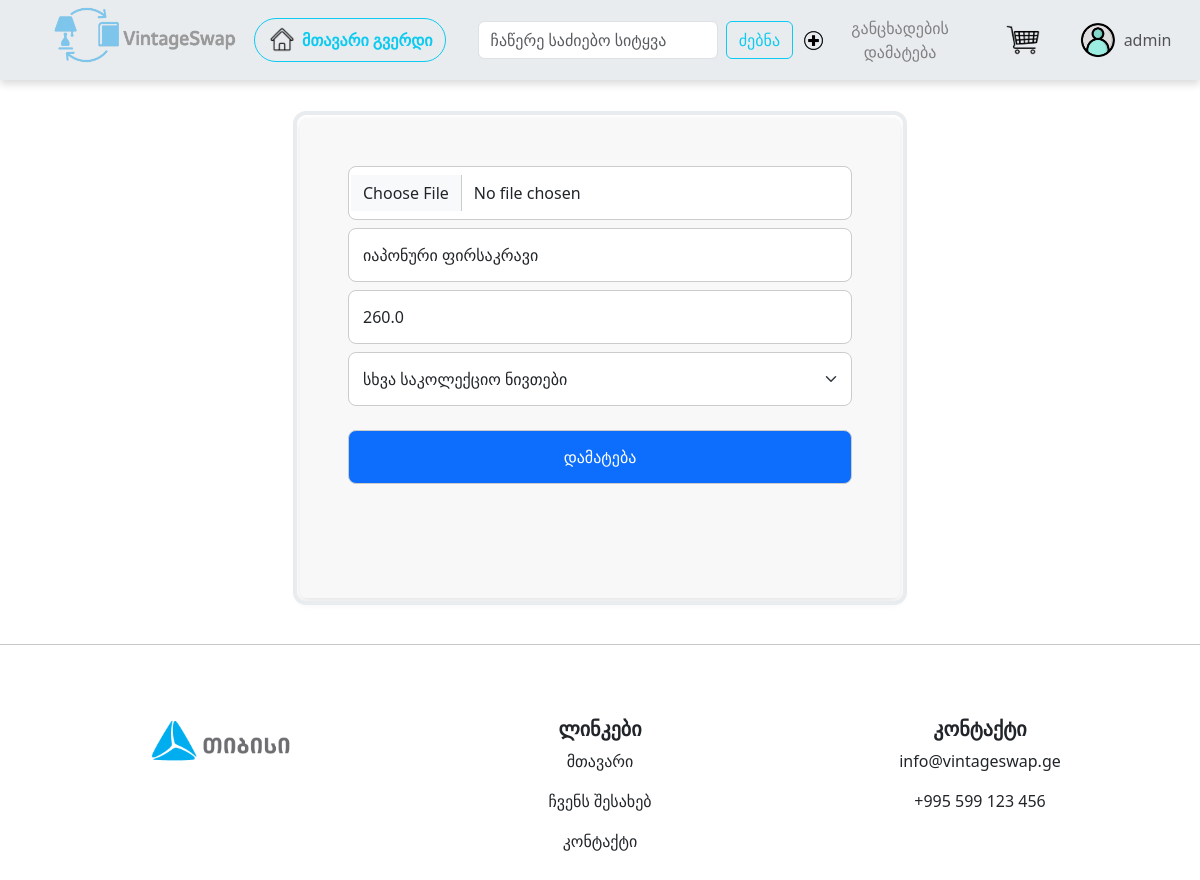
Page /edit_product/1 (signed in) on the committed database.
### models.py (models this page shows, shortened)
class User(db.Model, UserMixin):
    __tablename__ = 'users'
    id = db.Column(db.Integer, primary_key=True)
    username = db.Column(db.String(150), unique=True, nullable=False)
    password_hash = db.Column(db.String(128), nullable=False)
    profile_img = db.Column(db.String(100))
    birthday = db.Column(db.Date)
    role = db.Column(db.String(50), default='User')
    @property
    def password(self):
        raise AttributeError("Password is write-only")

class Product(db.Model):
    __tablename__ = "products"
    id = db.Column(db.Integer, primary_key=True)
    name = db.Column(db.String(100), nullable=False)
    price = db.Column(db.Float, nullable=False)
    img = db.Column(db.String(100))
    category = db.Column(db.String(100))
    comments = db.relationship('Comment', back_populates='product', cascade="all, delete-orphan")

### routes.py (the view, shortened to what this page needs)
@app.route("/edit_product/<int:product_id>", methods=["GET", "POST"])
@login_required
def edit_product(product_id):
    product = Product.query.get_or_404(product_id)
    form = ProductForm(obj=product)
    return render_template("create_product.html", form=form)

### forms.py
class ProductForm(FlaskForm):
    img = FileField('სურათი', validators=[
        FileAllowed(['jpg', 'jpeg', 'png'], 'მხოლოდ სურათების ატვირთვაა შესაძლებელი!')
    ])
    name = StringField('დასახელება', validators=[DataRequired()])
    price = FloatField('ფასი', validators=[DataRequired()])
    category = SelectField('კატეგორია', choices=[
        ('მარკები', 'მარკები'),
        ('ფოტოაპარატები', 'ფოტოაპარატები'),
        ('ტანსაცმელი', 'ტანსაცმელი'),
        ('კასეტები', 'კასეტები'),
        ('წიგნები', 'წიგნები'),
        ('საათები', 'საათები'),
        ('სხვა საკოლექციო ნივთები', 'სხვა საკოლექციო ნივთები')
    ], validators=[DataRequired()])
    submit = SubmitField('დამატება')

### models.py (called while the page is built)
@login_manager.user_loader
def load_user(user_id):
    return User.query.get(user_id)

### templates/create_product.html (shortened to what this page needs)
{% extends "base.html" %}
{% block container %}
<div class="row">
    <div class="create-box">
        <form method="post" enctype="multipart/form-data" class="col p-5">
            <div class="row">
                {{ form.img(class="form-control", accept="image/png, image/jpeg") }}
            </div>
            <div class="row mt-2">
                {{ form.name(class="form-control", placeholder=form.name.label.text) }}
            </div>
            <div class="row mt-2">
                {{ form.price(class="form-control", placeholder=form.price.label.text) }}
            </div>
            <div class="row mt-2">
                {{ form.category(class="form-select") }}
            </div>
            <div class="row mt-4">
                {{ form.submit(class="btn btn-primary") }}
            </div>
        </form>
    </div>
</div>
{% endblock %}

### templates/base.html (shortened to what this page needs)
<!DOCTYPE html>
<html lang="ka">
<head>
    <link href="https://cdn.jsdelivr.net/npm/bootstrap@5.3.7/dist/css/bootstrap.min.css" rel="stylesheet"
/>
    <link rel="stylesheet" href="{{ url_for('static', filename='style.css') }}"/>
</head>
<body>
<nav class="navbar navbar-expand-lg bg-body-secondary shadow-navbar">
    <div class="container">
        <a class="navbar-brand" href="{{ url_for('home') }}">
            <img src="{{ url_for('static', filename='images/vintageswap.jpg') }}" alt="VintageSwap Logo"
                 style="height: 60px; margin-top: -10px;"/>
        </a>
        <a class="navbar-brand" href="{{ url_for('home') }}">
            <button class="btn btn-outline-info rounded-pill d-flex align-items-center">
                <img src="{{ url_for('static', filename='images/home.jpg') }}" alt="Home Icon"
                     style="height: 30px; border-radius: 20px; margin-right: 5px;"/>
                <b>მთავარი გვერდი</b>
            </button>
        </a>
        <div class="collapse navbar-collapse justify-content-between" id="navbarSupportedContent">
            <form class="d-flex ms-lg-3 mb-3 mb-lg-0" role="search" style="width: 350px;">
                <input class="form-control me-2" type="search" placeholder="ჩაწერე საძიებო სიტყვა"
                       aria-label="Search"/>
                <button class="btn btn-outline-info" type="submit">ძებნა</button>
            </form>
            <ul class="navbar-nav mb-2 mb-lg-0 d-flex flex-row gap-4 align-items-center">
                <li class="nav-item">
                    <a class="nav-link btn btn-sm btn-outline-info d-flex align-items-center gap-2"
                       href="{{ url_for('create_product') }}" style="color: gray;">
                        <img src="{{ url_for('static', filename='images/icon.jpg') }}" alt="Add Listing Icon"
                             style="height: 25px;"/>
                        განცხადების დამატება
                    </a>
                </li>
                <li class="nav-item">
                    <a class="nav-link active" href="/cart">
                        <img src="{{ url_for('static', filename='images/iconn.jpg') }}" alt="Some Icon"
                             style="height: 30px;"/>
                    </a>
                </li>
                <li class="nav-item">
                    {% if current_user.is_authenticated %}
                    <a class="nav-link btn btn-light d-flex align-items-center gap-2"
                       href="{{ url_for('profile') }}">
                        {% if current_user.profile_img %}
                        <img src="{{ url_for('static', filename='images/' + current_user.profile_img) }}"
                             alt="Profile Image"
                             style="height: 36px; width: 36px; border-radius: 50%; object-fit: cover;"/>
                        {% else %}
                        <img src="{{ url_for('static', filename='images/profile.jpg') }}" alt="Default Profile"
                             style="height: 36px; width: 36px; border-radius: 50%; object-fit: cover;"/>
                        {% endif %}
                        {{ current_user.username }}
                    </a>
                    {% else %}
                    <a class="nav-link btn btn-light d-flex align-items-center gap-2" href="{{ url_for('login') }}">
                        <img src="{{ url_for('static', filename='images/profile.jpg') }}" alt="Login"
                             style="height: 36px; width: 36px; border-radius: 50%; object-fit: cover;"/>
                        შესვლა
                    </a>
                    {% endif %}
                </li>
            </ul>
        </div>
    </div>
</nav>
<div class="container-md mt-2">
    {% block container %}
    {% endblock %}
</div>
<hr>
<footer class="bg-tertiary text-gray text-center py-4 mt-5">
    <div class="container">
        <div class="row">
            <div class="col-md-4 mb-4">
                <a href="https://www.tbceducation.ge/" target="_blank">
                    <img src="{{ url_for('static', filename='images/tbc.jpg') }}" style="height: 50px;">
                </a>
            </div>
            <div class="col-md-4 mb-3">
                <h5><b> ლინკები </b></h5>
                <p>მთავარი </p>
                <p>ჩვენს შესახებ </p>
                <p>კონტაქტი </p>
            </div>
            <div class="col-md-4 mb-3">
                <h5><b>კონტაქტი </b></h5>
                <p> info@vintageswap.ge</p>
                <p> +995 599 123 456</p>
            </div>
        </div>
    </div>
</footer>
</body>
</html>

### static/style.css (style rules this page uses)
.navbar { padding-left: 40px; padding-right: 40px; }
.shadow-navbar { box-shadow: 0 4px 8px rgba(0, 0, 0, 0.15); }
.create-box { outline: 4px solid var(--bs-light-border-subtle); outline-offset: 3px; width: 100%; height: 480px; max-width: 600px; background-color: #f8f8f8; border-radius: 6px; box-shadow: 0 4px 10px rgba(0, 0, 0, 0.1); box-sizing: border-box; display: flex; flex-direction: column; gap: 15px; margin: 30px auto; }
.create-box input, .create-box select { padding: 14px; font-size: 16px; border: 1px solid #ccc; border-radius: 8px; width: 100%; box-sizing: border-box; }

### rows in the picture
User: username "admin"
Product: name "იაპონური ფირსაკრავი", price "260.0", category "სხვა საკოლექციო ნივთები"
